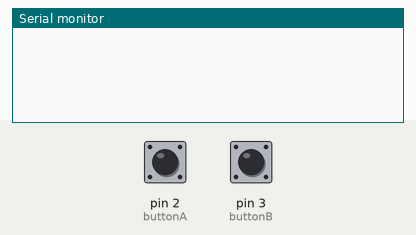
Recording of a sketch running on a simulated Arduino Uno, built with avr-gcc and run on an emulated ATmega328P. On the bench: the last lines printed to the serial monitor. The test bench sets the inputs (shaded band); at power-on: pin 2 (buttonA) HIGH, pin 3 (buttonB) HIGH.

Above: at 1.2 s.
1.3 s: pin 2 (buttonA) pulled LOW for 0.15 s
At 2.4 s:
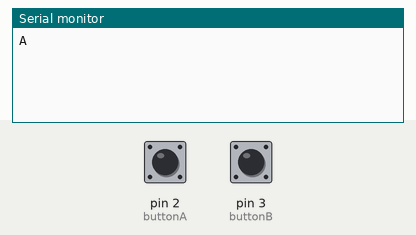
2.9 s: pin 3 (buttonB) pulled LOW for 0.15 s
At 3.7 s:
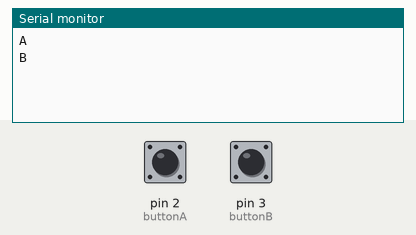

The sketch:

experimental_gameplay.ino
```cpp
int buttonA = 2;  // Botão A no pino 2
int buttonB = 3;  // Botão B no pino 3

void setup() {
  Serial.begin(9600);    // Inicializa a comunicação serial
  pinMode(buttonA, INPUT_PULLUP);  // Configura o pino do botão A
  pinMode(buttonB, INPUT_PULLUP);  // Configura o pino do botão B
}

void loop() {
  if (digitalRead(buttonA) == LOW) {  // Verifica se o botão A foi pressionado
    Serial.println("A");
    delay(300);  // Evita múltiplas leituras do mesmo clique
  }

  if (digitalRead(buttonB) == LOW) {  // Verifica se o botão B foi pressionado
    Serial.println("B");
    delay(300);  // Evita múltiplas leituras do mesmo clique
  }
}
```

Measured:
- after the input at 1.3 s, the serial monitor: prints a new line at once (image 1)
- after the input at 2.9 s, the serial monitor: prints a new line at once (image 2)
